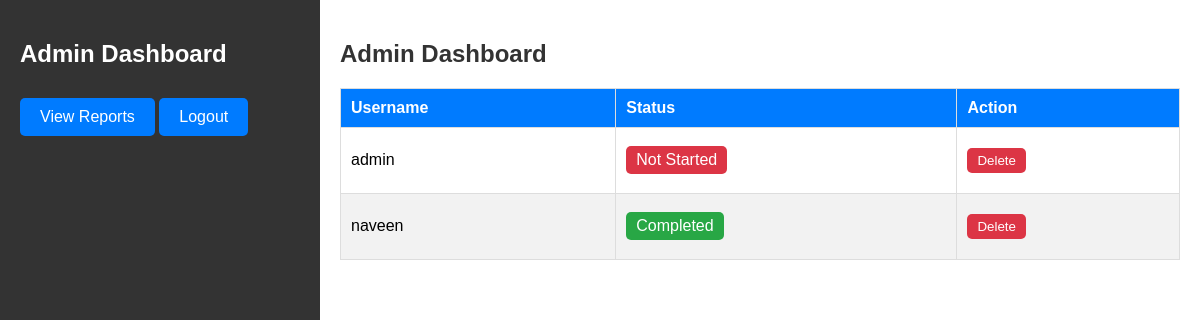
The app's page /admin (signed in) with its own data.
### app.py (models this page shows)
class User(UserMixin, db.Model):
    id = db.Column(db.Integer, primary_key=True)
    username = db.Column(db.String(150), unique=True, nullable=False)
    password = db.Column(db.String(150), nullable=False)
    status = db.Column(db.String(150), nullable=False, default='Not started')  # Ensure default is a string constant
    data = db.Column(db.Text, nullable=True)
    is_admin = db.Column(db.Boolean, default=False)

### app.py (the view)
@app.route('/admin')
@login_required
def admin():
    if not current_user.is_admin:
        return "Access Denied", 403
    users = User.query.all()
    return render_template('admin.html', users=users)

### app.py (called while the page is built)
@login_manager.user_loader
def load_user(user_id):
    return User.query.get(int(user_id))

### templates/admin.html (shortened to what this page needs)
<!DOCTYPE html>
<html lang="en">
<head>
    <link rel="stylesheet" href="{{ url_for('static', filename='styles.css') }}">
</head>
<body>
    <div class="admin-container">
        <div class="admin-sidebar">
            <h2>Admin Dashboard</h2>
            <a href="{{ url_for('admin_reports') }}" class="button">View Reports</a>
            <a href="{{ url_for('logout') }}" class="button">Logout</a>
        </div>
        <div class="admin-main-content">
            <h2>Admin Dashboard</h2>
            <table class="admin-table">
                <thead>
                    <tr>
                        <th>Username</th>
                        <th>Status</th>
                        <th>Action</th>
                    </tr>
                </thead>
                <tbody>
                    {% for user in users %}
                    <tr>
                        <td>{{ user.username }}</td>
                        <td>
                            {% if user.status == 'Completed' %}
                            <span class="status completed">Completed</span>
                            {% elif user.status == 'In progress' %}
                            <span class="status in-progress">In Progress</span>
                            {% else %}
                            <span class="status not-started">Not Started</span>
                            {% endif %}
                        </td>
                        <td>
                            <form action="{{ url_for('delete_user', user_id=user.id) }}" method="post">
                                <button type="submit" class="delete-button">Delete</button>
                            </form>
                        </td>
                    </tr>
                    {% endfor %}
                </tbody>
            </table>
        </div>
    </div>
</body>
</html>

### static/styles.css (style rules this page uses)
body { font-family: Arial, sans-serif; background-color: #f4f4f4; margin: 0; padding: 0; }
h1, h2 { color: #333; }
button, .button { padding: 10px 20px; margin: 10px 0; background-color: #007BFF; color: white; border: none; cursor: pointer; border-radius: 5px; text-decoration: none; display: inline-block; text-align: center; }
.container, .admin-container { display: flex; height: 100vh; }
.sidebar, .admin-sidebar { flex: 1; background-color: #333; color: white; padding: 20px; box-sizing: border-box; }
.sidebar h2, .admin-sidebar h2 { color: white; }
.main-content, .admin-main-content { flex: 3; background-color: white; padding: 20px; box-sizing: border-box; overflow-y: auto; }
.admin-table { width: 100%; border-collapse: collapse; margin-top: 20px; }
.admin-table th, .admin-table td { padding: 10px; border: 1px solid #ddd; text-align: left; }
.admin-table th { background-color: #007BFF; color: white; }
.admin-table tr:nth-child(even) { background-color: #f2f2f2; }
.status { display: inline-block; padding: 5px 10px; border-radius: 5px; color: white; }
.status.completed { background-color: #28a745; }
.status.not-started { background-color: #dc3545; }
.delete-button { background-color: #dc3545; color: white; border: none; border-radius: 5px; padding: 5px 10px; }

### records on screen
User: username "admin", status "Not Started"
User: username "naveen", status "Completed"
